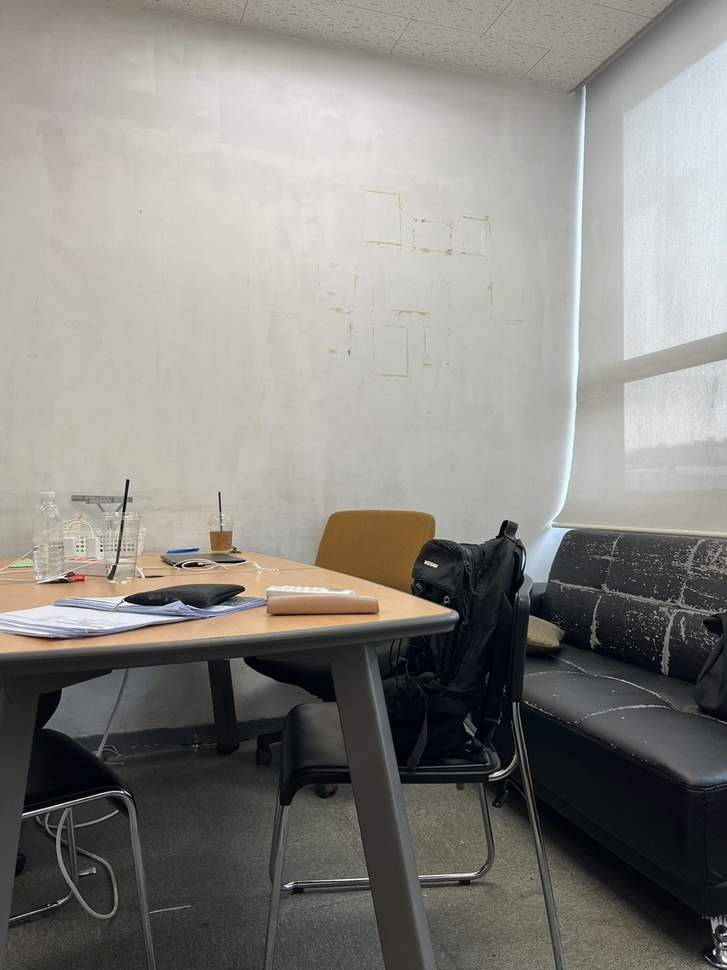
//> input picture ImageStitching/ImageStitching/image/image1.jpeg, 727 x 970 px, shrunk from 1080 x 1440 before the run, given in place of image1.jpg, which was not available
$ ./main   (built with g++ and OpenCV 4)
//> lines starting //> are read from the running program, lines starting //| are printed output that depends on the picture; pictures that were not available may be replaced by others from this repository, and a replacement may not be noted
#include <opencv2/opencv.hpp>
#include <opencv2/features2d.hpp>
#include <opencv2/xfeatures2d.hpp>

using namespace cv;
using namespace cv::xfeatures2d;

int main() {
    // Step 0: 두 장의 이미지 촬영
    Mat image1 = imread("image1.jpg");
//> image1 is the input picture: 970 rows x 727 cols, CV_8UC3; mean B, G, R 128.9, 134.2, 135.4
    Mat image2 = imread("image2.jpg");
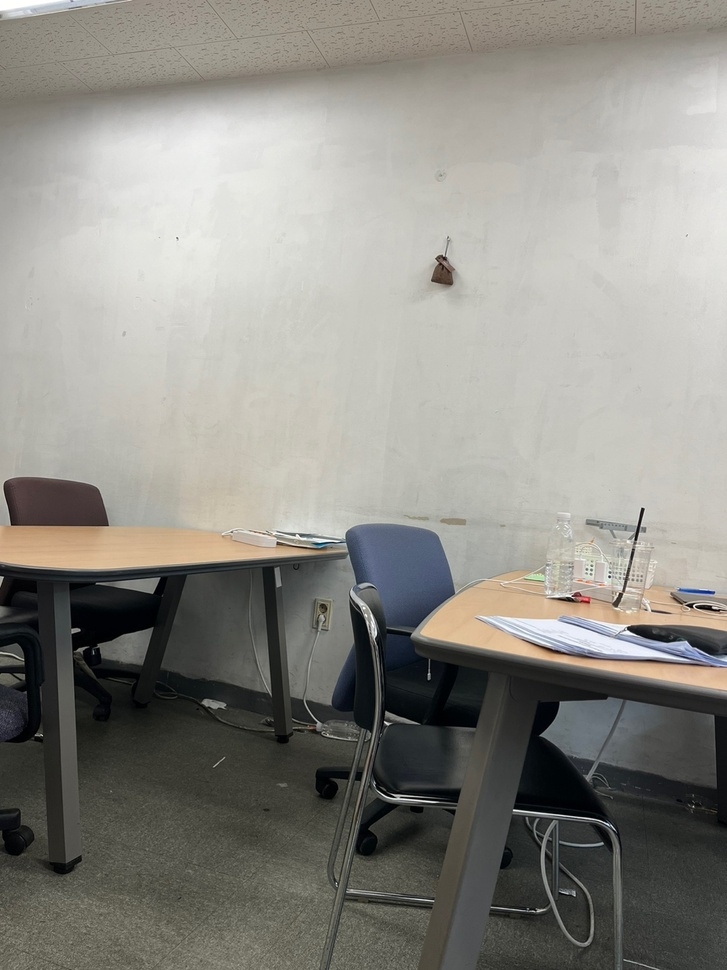
//> input picture ImageStitching/ImageStitching/image/image2.jpeg, 727 x 970 px, shrunk from 1080 x 1440 before the run, given in place of image2.jpg, which was not available
//> image2 is the input picture: 970 rows x 727 cols, CV_8UC3; mean B, G, R 132.9, 139.2, 140.8

    // Step 1: 특징점 추출 및 매칭
    Ptr<FastFeatureDetector> detector = FastFeatureDetector::create();
    Ptr<DescriptorExtractor> descriptor = BRISK::create();

    std::vector<KeyPoint> kp1, kp2;
    Mat des1, des2;

    detector->detect(image1, kp1);
//> kp1 = 6424 keypoints; strongest (x, y, size): (713, 951, 7), (23, 814, 7), (714, 954, 7), (128, 480, 7)
    detector->detect(image2, kp2);
//> kp2 = 6106 keypoints; strongest (x, y, size): (385, 722, 7), (514, 810, 7), (642, 508, 7), (609, 576, 7)

    descriptor->compute(image1, kp1, des1);
//> kp1 = 5849 keypoints; strongest (x, y, size): (713, 951, 7), (23, 814, 7), (128, 480, 7), (219, 493, 7)
    descriptor->compute(image2, kp2, des2);
//> kp2 = 5412 keypoints; strongest (x, y, size): (385, 722, 7), (514, 810, 7), (642, 508, 7), (609, 576, 7)

    BFMatcher matcher(NORM_HAMMING);
    std::vector<DMatch> matches;
    matcher.match(des1, des2, matches);
//> matches = 5849 matches

    // Step 2: 대응점 집합 계산
    std::sort(matches.begin(), matches.end());
    std::vector<DMatch> good_matches(matches.begin(), matches.begin() + static_cast<int>(matches.size() * 0.25));
//> good_matches = 1462 matches

    // Step 3: 이미지 간의 transform 계산 (Homography)
    std::vector<Point2f> pts1, pts2;

    for (const auto& match : good_matches) {
        pts1.push_back(kp1[match.queryIdx].pt);
        pts2.push_back(kp2[match.trainIdx].pt);
    }
//> after the loop, pts1 = 1462 Points (x, y), first 12: [83, 637], [138, 628], [142, 627], [110, 581], [146, 626], [70, 581], [163, 610], [127, 519], [104, 628], [115, 605], [132, 597], [83, 496]; pts2 = 1462 Points (x, y), first 12: [582, 656], [637, 660], [647, 660], [615, 608], [647, 660], [576, 601], [665, 647], [638, 548], [603, 652], [617, 632], [635, 627], [597, 521]

    Mat H = findHomography(pts1, pts2, RANSAC);
//> H = [[0.415, -0.117, 563.5], [-0.295, 0.834, 82.72], [-0.000752, -6.41e-05, 1]]

    // Step 4: 이미지 이어붙이기
    Mat result;
    warpPerspective(image2, result, H, Size(image1.cols + image2.cols, image2.rows));
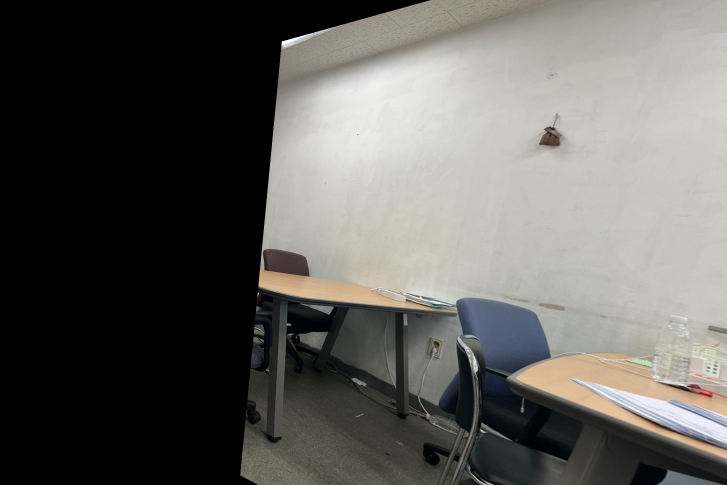
//> result: 970 rows x 1454 cols, CV_8UC3 (shown at 1/2 size); mean B, G, R 91.3, 95.3, 96.3
    image1.copyTo(result(Rect(0, 0, image1.cols, image1.rows)));
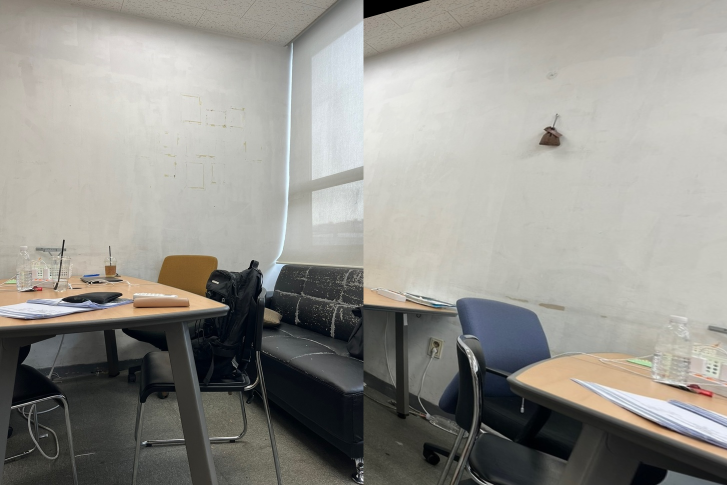
//> result: 970 rows x 1454 cols, CV_8UC3 (shown at 1/2 size); mean B, G, R 140.3, 146.1, 147.4

    // 결과 이미지 저장
    imwrite("result.jpg", result);

    return 0;
}
